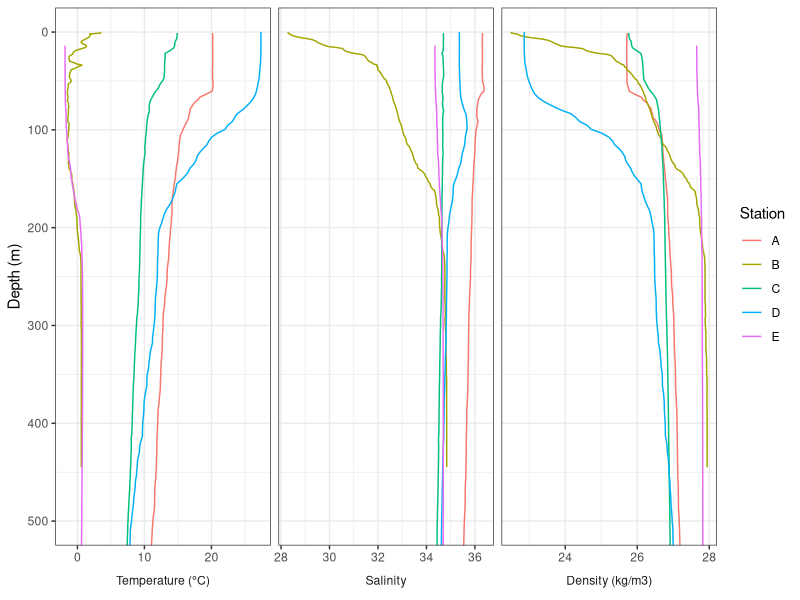
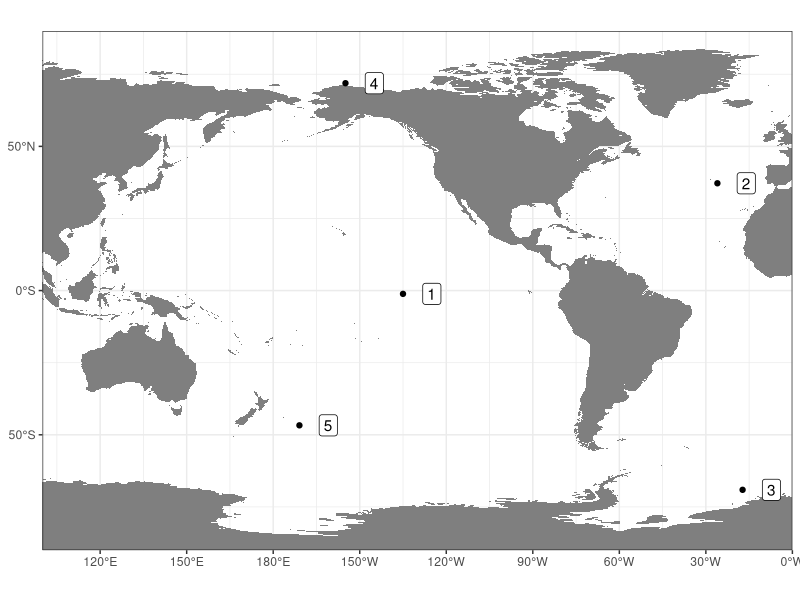
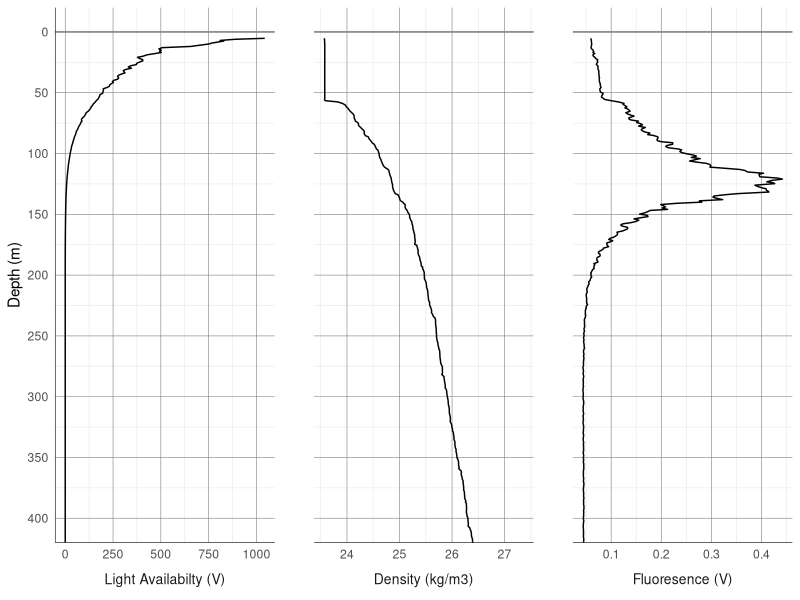

The R source for these figures, in order:
## ---- chunk 1
knitr::opts_chunk$set(echo = FALSE, warning = FALSE, message = FALSE)
library(tidyverse)
## ---- chunk 2
df <- read_csv("profiles.csv")

varlabs <- c(theta = "Temperature (°C)",
             sal = "Salinity",
             sigma = "Density (kg/m3)")

gather(df, key, value, theta, sal, sigma) %>%
  ggplot(aes(value, z)) +
  geom_path(aes(color = Cruise)) +
  facet_wrap(~factor(key, c("theta", "sal", "sigma")), 
             nrow = 1, scales = "free_x", 
             strip.position="bottom",
             labeller = as_labeller(varlabs)) +
  scale_y_reverse() +
  coord_cartesian(ylim = c(500,0), expand = TRUE) +
  scale_color_discrete(labels = c("A","B","C","D","E")) +
  labs(x = NULL,
       y = "Depth (m)",
       color = "Station") +
  theme_bw() +
  theme(strip.background = element_blank(),
        strip.placement = "outside")
## ---- chunk 3
xrange <- c(100,360)
xbr <- seq(0,360,30)
xlabs <- ifelse(xbr>180, paste0(360-xbr, "°W"), paste0(xbr,"°E"))

yrange <- c(-90,90)
ybr <- pretty(yrange)
ylabs <- ifelse(ybr>0, paste0(ybr, "°N"), paste0(abs(ybr), "°S"))

group_by(df, Cruise) %>% 
  summarize(lon = mean(lon), lat = mean(lat)) %>%
  ggplot(aes(ifelse(lon<0,lon+360,lon), lat)) +
  geom_polygon(aes(long, lat, group = group), data = map_data("world2"), fill = "grey50") +
  geom_point() +
  geom_label(aes(label = c(2,4,5,1,3)), nudge_x = 10) +
  coord_quickmap(xlim = xrange, ylim = yrange, expand = FALSE) +
  scale_x_continuous(breaks = xbr, labels = xlabs) +
  scale_y_continuous(breaks = ybr, labels = ylabs) +
  labs(x = NULL, y = NULL) +
  theme_bw()

## ---- chunk 4

vars <- c(par = "Light Availabilty (V)",
          sigtheta = "Density (kg/m3)",
          fluor = "Fluoresence (V)") 
          

read_csv("S285-044.csv") %>%
  filter(!is.na(dep)) %>%
  pivot_longer(c(par, fluor,sigtheta)) %>%
  ggplot(aes(value, dep)) +
  geom_path() +
  geom_hline(yintercept = 0, color = "grey50") +
  facet_wrap(~factor(name, names(vars)), 
             nrow = 1, scales = "free_x",
             strip.position = "bottom", 
             labeller = as_labeller(vars)) +
  scale_y_reverse(breaks = seq(0,400,50)) +
  coord_cartesian(ylim = c(400,0)) +
  labs(x = NULL, y = "Depth (m)") +
  theme_minimal() +
  theme(strip.background = element_blank(),
        strip.placement = "outside",
        strip.text = element_text(size = 10),
        axis.line =  element_line(size = .2),
        panel.grid.major = element_line(color = "grey50", size = .2),
        panel.spacing = unit(1, "cm"))
